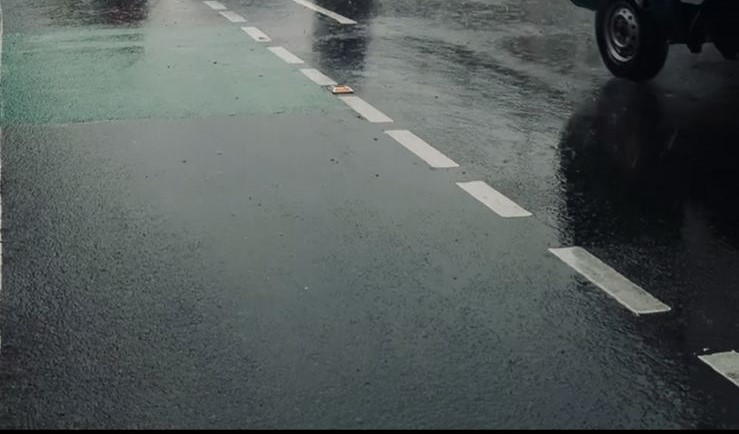
#> input picture jalan 3.jpg, 739 x 434 px
$ jupyter execute 'UAS_Dwi Humaira_202131098.ipynb'
#> lines starting #> are read from the running program, lines starting #| are printed output that depends on the picture; after the words box and inside, x2 and y2 are one past the last pixel; in counts of white or black regions, pixels touching at a corner belong together
#> further down, image is the input picture: shape (434, 739, 3); mean B, G, R 89, 89.9, 82.5
[cell 1]
import cv2

[cell 2]
gambar = cv2.imread("jalan3.jpg")

[cell 3]
cv2.imshow("jalan",gambar)
cv2.waitKey(0)
cv2.destroyAllWindows()

[cell 4]
import cv2
import numpy as np

# Fungsi untuk mendeteksi marka jalan
def detect_lane_markings(image):
    # Konversi gambar ke ruang warna keabuan
    gray = cv2.cvtColor(image, cv2.COLOR_BGR2GRAY)

    # Reduksi noise menggunakan metode Gaussian blur
    blurred = cv2.GaussianBlur(gray, (5, 5), 0)

    # Deteksi tepi menggunakan metode Canny edge detection
    edges = cv2.Canny(blurred, 50, 150)
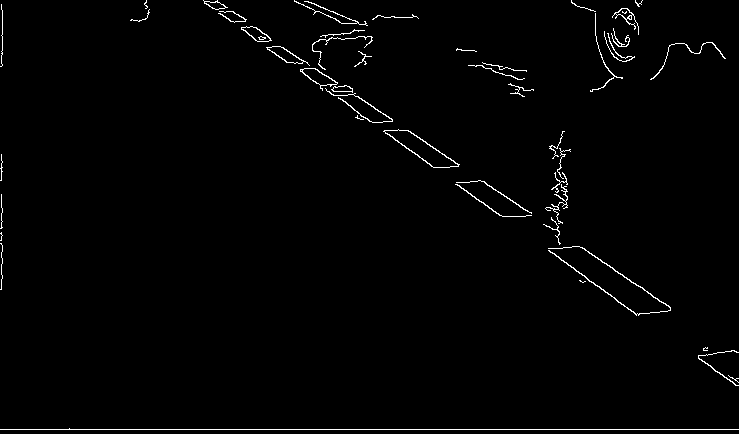
#> edges: shape (434, 739); 1.3% white in thin lines or dots

    # Threshold untuk mencari garis menggunakan metode HoughLinesP
    lines = cv2.HoughLinesP(edges, 1, np.pi/180, threshold=100, minLineLength=100, maxLineGap=50)
#> lines = [[0, 429, 738, 429], [216, 1, 670, 307], [206, 1, 638, 315], [203, 0, 636, 315], [215, 1, 670, 308], [1, 289, 1, 154], [344, 86, 459, 164]]

    # Menggambar garis deteksi pada gambar asli
    for line in lines:
        x1, y1, x2, y2 = line[0]
        cv2.line(image, (x1, y1), (x2, y2), (0, 0, 255), 3)
#> this loop made 7 passes
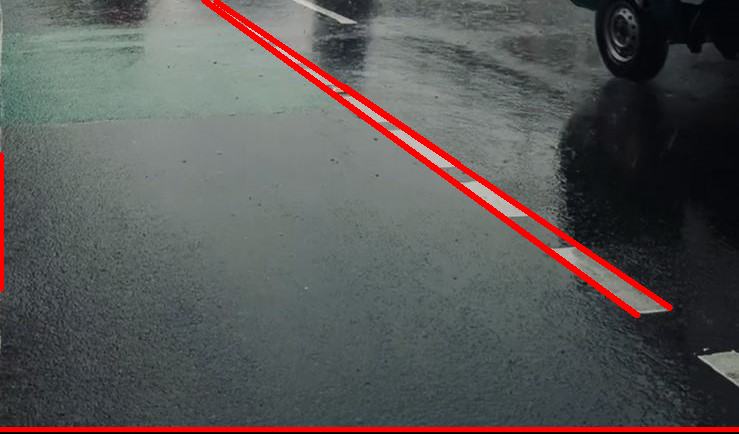
#> image: shape (434, 739, 3); 3.41% of pixels changed, all inside (x1, y1, x2, y2) = (0, 0, 739, 432)

    return image

# Baca gambar
image = cv2.imread('jalan 3.jpg')

# Deteksi marka jalan
result = detect_lane_markings(image)

# Tampilkan hasil
cv2.imshow('Lane Markings Detection', result)
cv2.waitKey(0)
cv2.destroyAllWindows()

$ run again, with info.jpg copied over jalan 3.jpg
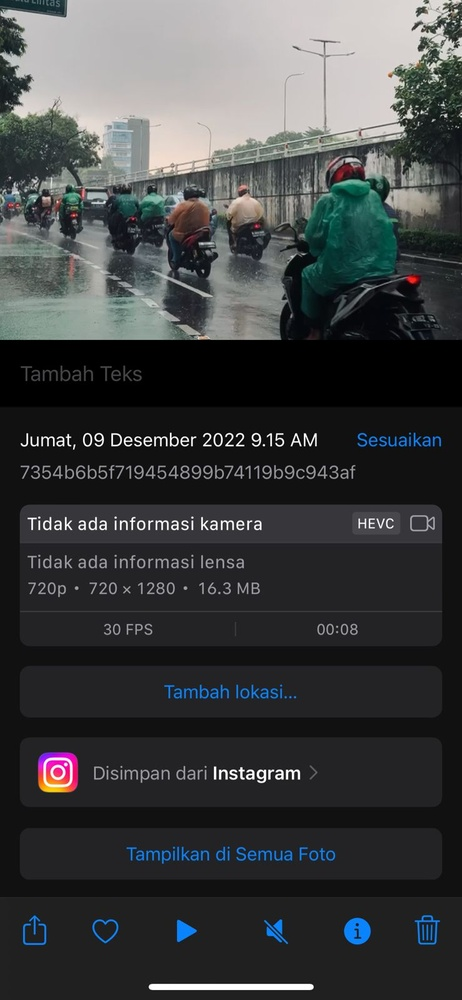
#> input picture info.jpg, 462 x 1000 px, shrunk from 739 x 1600 before the run
#> image is the input picture: shape (1000, 462, 3); mean B, G, R 64.8, 63.9, 62
#> in detect_lane_markings, `edges = cv2.Canny(blurred, 50, 150)`:
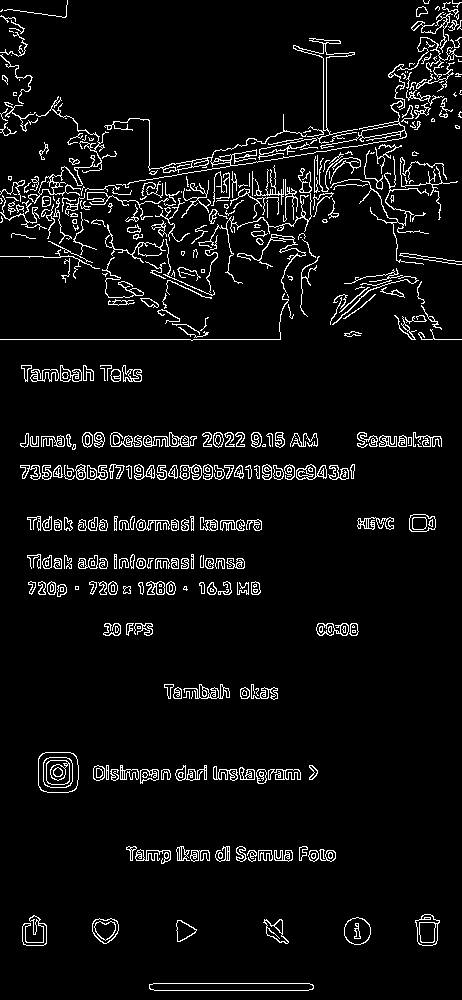
#> edges: shape (1000, 462); 5.7% white in thin lines or dots
#> lines = 61 rows, first 6: [0, 339, 280, 339], [1, 202, 398, 139], [21, 446, 441, 446], [20, 444, 441, 444], [25, 436, 440, 436], [30, 520, 260, 520]
#> the loop in detect_lane_markings, `for line in lines:` made 61 passes
#> after the loop in detect_lane_markings, `for line in lines:`:
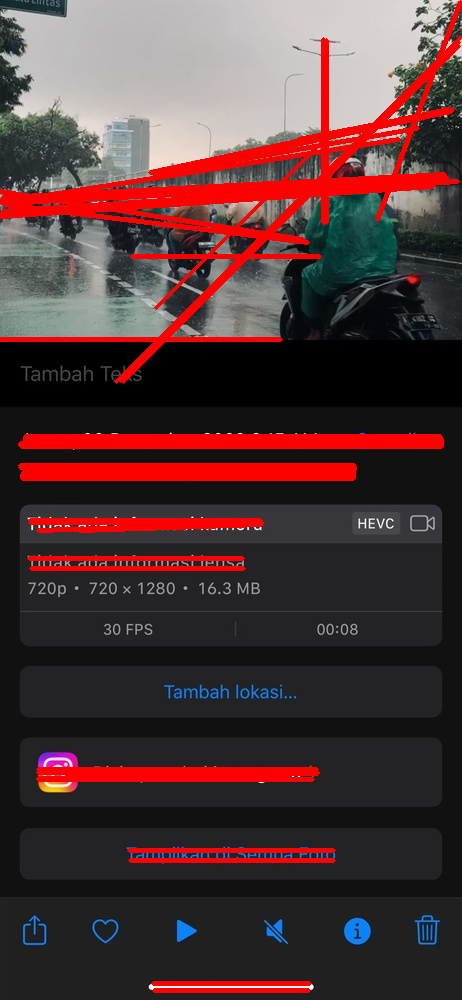
#> image: shape (1000, 462, 3); 10.66% of pixels changed, all inside (x1, y1, x2, y2) = (0, 0, 462, 993)
